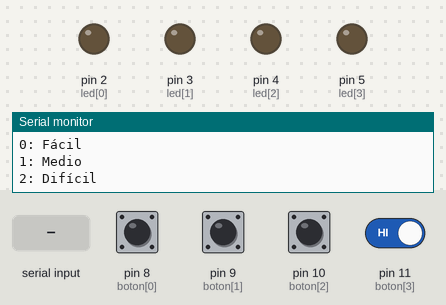
Recording of a sketch running on a simulated Arduino Uno, built with avr-gcc and run on an emulated ATmega328P. Shown: output pins drawn as LEDs (lit = HIGH), the last lines printed to the serial monitor. Inputs (shaded band) come from the test bench; at power-on: pin 8 (boton[0]), pin 9 (boton[1]), pin 10 (boton[2]), pin 11 (boton[3]) HIGH. Random numbers use the default seed unless the sketch sets one.

Above: at 0.8 s.
0.9 s: "0\n" received over Serial
At 1.7 s:
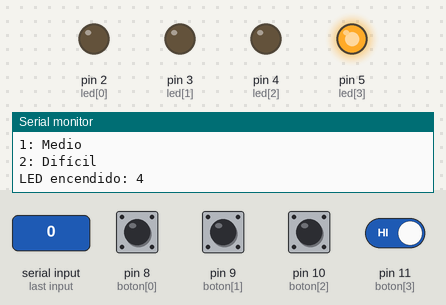
At 2.7 s:
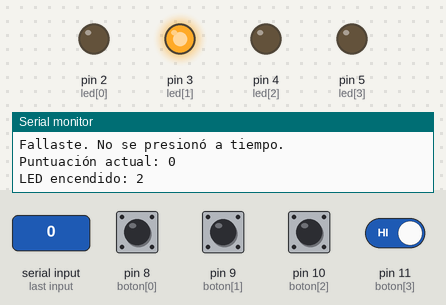
3.9 s: pin 8 (boton[0]) pulled LOW for 0.15 s
7.0 s: pin 8 (boton[0]) pulled LOW for 1 s
At 10.39 s:
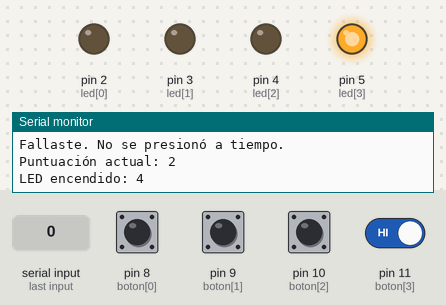
10.6 s: pin 8 (boton[0]) driven LOW and pin 11 (boton[3]) driven LOW
13.6 s: pin 8 (boton[0]) driven HIGH
Timing chart, 0 to 17.6 s (numbered marks = the images above; inputs shaded):
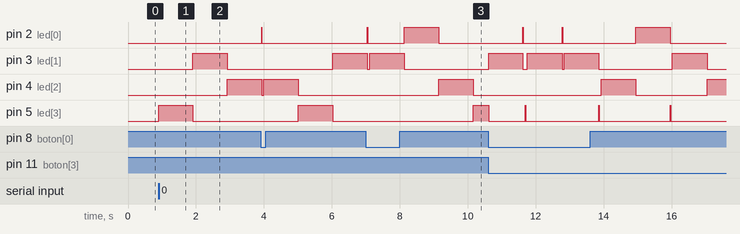

Measured:
- after the input at 0.9 s, pin 3 (led[1]): LOW → HIGH after 1.0 s, → LOW 1.0 s later; pin 4 (led[2]): LOW → HIGH after 2.0 s; pin 5 (led[3]): LOW → HIGH at once, → LOW 1.0 s later
- after the input at 7.0 s, pin 5 (led[3]): LOW → HIGH after 3.2 s

The sketch:

SSarduinocode.ino
```cpp
int led[4] = {2,3,4,5};
int boton[4] = {8,9,10,11};
int power=12;
int estadoLed = LOW;
int puntuacion = 0;
unsigned long tiempoInicio;
bool juegoActivo = false;
int modoJuego = 0;
int puntuacionObjetivo;
int retardo=0;
unsigned long tiempoLimite;
int ultimoLed = -1; // Variable para almacenar el último LED encendido
int numLeds=0;
const int TIEMPO=30; //SEGUNDOS
String  msgboton;
bool mostrarlogs = true;

void setup() {
  pinMode(power, OUTPUT);
  for (int i = 0; i < 4; i++) {
    pinMode(led[i], OUTPUT);
  }
  for (int i = 0; i < 4; i++) {
    pinMode(boton[i], INPUT_PULLUP);
  }
  Serial.begin(9600);
  seleccionarModo();
}
void loop() {
  if (juegoActivo) {
    inicializar();
    while (juegoActivo) {
      jugar();
    }
  }
}

void seleccionarModo() {
  bool ModoRecibido = false;
  if(mostrarlogs){
    Serial.println("Selecciona el modo de juego:");
    Serial.println("0: Fácil");
    Serial.println("1: Medio");
    Serial.println("2: Difícil");
  }
  while (Serial.available() == 0) {} // Espera a que el usuario ingrese un valor
  modoJuego = Serial.parseInt();
  switch (modoJuego) {
    case 0:
      puntuacionObjetivo = 25;
      tiempoLimite = TIEMPO*1000; // 1 minuto
      juegoActivo = true;
      retardo=20;
      break;
    case 1:
      puntuacionObjetivo = 50;
      tiempoLimite = TIEMPO*1000; // JUGAMOS CONE EL TIEMPO Y ESTA FACIL
      juegoActivo = true;
      retardo=15;
      break;
    case 2:
      puntuacionObjetivo = 75;
      tiempoLimite = TIEMPO*1000; // 30 SEGUNDOS
      juegoActivo = true;
      retardo=10;
      break;
    default:
      break;
  }
}
void inicializar() {
  puntuacion = 0;
  tiempoInicio = millis(); // Marca el tiempo inicial del juego
  //Serial.println("Comienza el juego");
}

void jugar() {
  if (millis() - tiempoInicio >= tiempoLimite) {
    terminarJuego(); // Si el tiempo se ha agotado, termina el juego inmediatamente
    return;
  }
  int ledAleatorio;
  do {
    ledAleatorio = random(0, 4);
  } while (ledAleatorio == ultimoLed); // Repite hasta que sea diferente al último LED
  numLeds++;
  ultimoLed = ledAleatorio; // Almacena el LED actual como el último LED encendido
  digitalWrite(led[ledAleatorio], HIGH);
  if(mostrarlogs){
    Serial.print("LED encendido: ");
    Serial.println(ledAleatorio + 1);
  }

  // CICLO PARA ESPERAR PRESIONADO DE BOTÓN
  int tiempo = 0;
  int botonPress = HIGH;
  bool acierto = false;
  // Espera hasta que se presione el botón o se acabe el tiempo límite de 1 segundo
  while (tiempo < retardo) {
    botonPress = digitalRead(boton[ledAleatorio]);
    if (botonPress == LOW) {
      acierto = true;
      break;
    }
    delay(50); // Espera 50 ms para verificar si hay cambios (Necesito ver si hay cambios)
    tiempo++;
  }
  digitalWrite(led[ledAleatorio], LOW); // Apaga el LED cuando termina el tiempo o se presiona el botón
  if (acierto) {
    puntuacion++; // Incrementa la puntuación si se presionó el botón a tiempo
    msgboton = "¡Acierto! Puntuación +1";
  } else {
    msgboton = "Fallaste. No se presionó a tiempo.";
  }
  if(mostrarlogs){
    Serial.println(msgboton);
    Serial.print("Puntuación actual: ");
    Serial.println(puntuacion);
  }

  if (millis() - tiempoInicio >= tiempoLimite) {
    terminarJuego(); // Termina el juego si se acabó el tiempo límite
  }
}

void terminarJuego() {
  juegoActivo = false; // Desactiva el juego
  float resultado;
  resultado=((float)puntuacion/(float)numLeds)*1000.0;//necesito convertirlo
  if(mostrarlogs){
    Serial.println(numLeds);
    Serial.println(puntuacion);
    Serial.print("Juego terminado. Puntuación final: ");
    Serial.println((int)resultado);
  }
  Serial.write(modoJuego); //Envia la dificultad
  Serial.write((int)resultado); //Envia el score hacia RaspBerry PI
  seleccionarModo();
}
```
